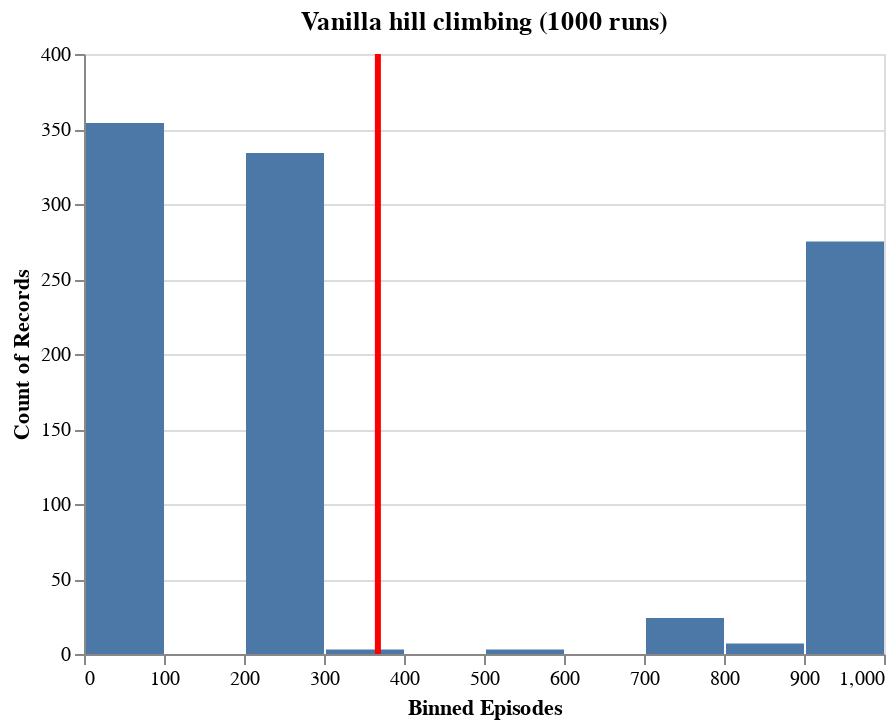

Here is the notebook cell this chart was saved with:
### Code cell
chart, vanilla_df = plot(data_dir, 'vanilla', altair=True, title="Vanilla hill climbing (1000 runs)")
chart

### Figure 1 — Vega-Lite specification as saved in the notebook (floating-point values rounded to 4 significant figures; data arrays with more than 128 entries replaced by an {"elided": "..."} marker saying what was removed)
{"$schema": "https://vega.github.io/schema/vega-lite/v2.6.0.json", "config": {"view": {"height": 300, "width": 400}}, "datasets": {"data-05862166270760960cb395e375ae4ae0": {"elided": "1000 records"}}, "layer": [{"data": {"name": "data-05862166270760960cb395e375ae4ae0"}, "encoding": {"x": {"bin": true, "field": "episodes", "title": "Binned Episodes", "type": "quantitative"}, "y": {"aggregate": "count", "field": "episodes", "type": "quantitative"}}, "mark": "bar", "title": "Vanilla hill climbing (1000 runs)"}, {"data": {"name": "data-05862166270760960cb395e375ae4ae0"}, "encoding": {"size": {"value": 3}, "x": {"aggregate": "mean", "field": "episodes", "type": "quantitative"}}, "mark": {"color": "red", "type": "rule"}}]}
